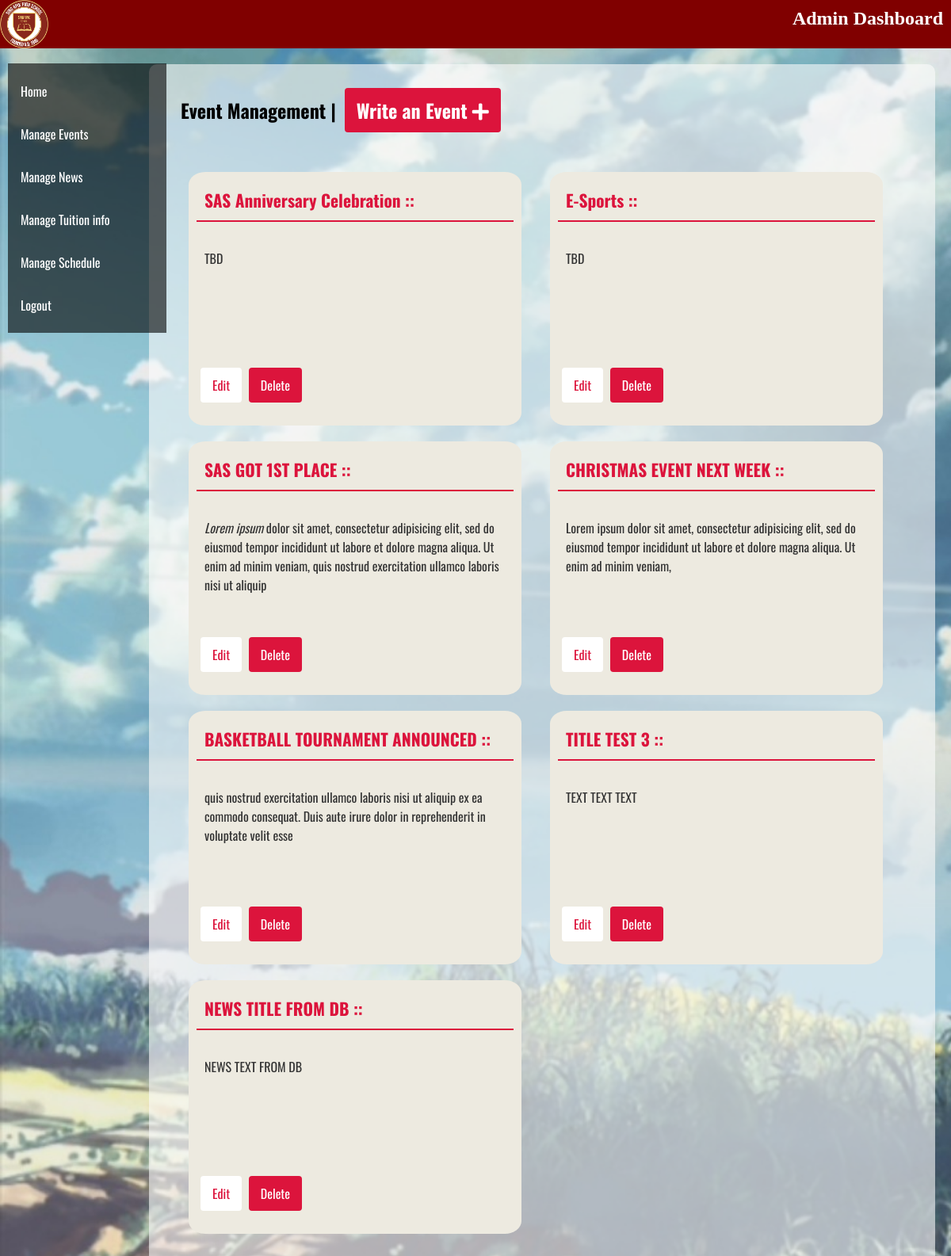
The app's page /index.php/admin/events with its own data.
### tables this page shows
CREATE TABLE `event` (
  `event_id` int(11) NOT NULL,
  `event_title` varchar(200) NOT NULL,
  `event_text` text NOT NULL,
  `event_date` date NOT NULL,
  `event_slug` varchar(200) NOT NULL
);

### application/controllers/Admin.php (called while the page is built, shortened)
<?php
class Admin extends CI_Controller {
	function __construct(){
        $this->load->model('m_login');
        $this->load->model('events');
        $this->load->model('tuition');
        $this->load->model('schedule');
        $this->load->model('news');
        $this->load->helper('text');
        $this->load->library('upload');
    }
    public function events(){
        $data=array('res'=>$this->events->get_all_event());
        $this->load->view('template_admin/head');
        $this->load->view('template_admin/header');
        $this->load->view('template_admin/navigation');
        $this->load->view('pages_admin/events',$data);
        $this->load->view('template_admin/footer');
    }
}

### index.php (called while the page is built, shortened)
<?php
require_once BASEPATH.'core/CodeIgniter.php';

### application/models/Events.php (called while the page is built, shortened)
<?php
class Events extends CI_Model{
    function get_all_event(){
        $hsl=$this->db->query("SELECT * FROM event ORDER BY event_id DESC");
        return $hsl;
    }
}
?>

### application/views/pages_admin/events.php (the view)
<div class="main">
	<h2 style="margin-bottom: 50px;" class="oswalds">Event Management | <a style="background-color: crimson; color: white;" class="mg-button"  href="<?php echo base_url() ?>admin/write_event">  Write an Event <i class="fas fa-plus"></i></a></h2>
    <div class="wrapper">
	    <div class="grid-container">
            <?php
            function word_limit($string, $word_limit){
                    $words = explode(" ",$string);
                    return implode(" ",array_splice($words,0,$word_limit));
                    }
            foreach ($res->result() as $post) :
            ?>
                <div class="grid-item">
                    <div class="cage-evt">
                        <h3 class="cage-evt-title"><?php echo word_limit($post->event_title,6);?> ::</h3><br>
                        <div class="cage-evt-desc">
                            <?php echo word_limit($post->event_text,32);?><br>
                        </div>
                        <div class="mg-button-container">
                            <a style="background-color: white; color: crimson;" class="mg-button" href="<?php  echo base_url("admin/edit_event/").$post->event_id;?>">Edit</a>
                            <a style="background-color: crimson; color: white;" class="mg-button" href="<?php  echo base_url("admin/delete_event/").$post->event_id;?>">Delete</a>
                        </div>
                    </div>
                </div>
            <?php endforeach;?>
        </div>
    </div>
</div>

### application/views/template_admin/head.php (shortened to what this page needs)
<html>
<head>
	<link rel="stylesheet" type="text/css" href="<?php echo base_url();?>assets/css/admin_main.css" media="all"/>
	<link rel="stylesheet" type="text/css" href="<?php echo base_url();?>assets/css/admin_2_main.css" media="all"/>
	<link rel="stylesheet" href="https://use.fontawesome.com/releases/v5.5.0/css/all.css">
</head>

### application/views/template_admin/header.php
<section class="header">
	<a href="<?php echo base_url('admin') ?>"><img style="max-height: 61px; margin-right: 30px;" src="<?php echo base_url();?>assets/img/logos/sas.png"></a>
	<h1 style="float: right;">Admin Dashboard</h1>
	</section>

### application/views/template_admin/navigation.php
<div class="middle-container">
        <nav class="nav">
            <ul class="nav-menu">
                <li><a href="<?php echo base_url('admin') ?>" class="nav-items">Home</a></li>
                <li><a href="<?php echo base_url('admin/events') ?>" class="nav-items">Manage Events</a></li>
                <li><a href="<?php echo base_url('admin/news') ?>" class="nav-items">Manage News</a></li>
                <li><a href="<?php echo base_url('admin/edit_fee') ?>" class="nav-items">Manage Tuition info</a></li>
                <li><a href="<?php echo base_url('admin/edit_schedule') ?>" class="nav-items">Manage Schedule</a></li>
                <li><a href="<?php echo base_url('admin/logout') ?>" class="nav-items">Logout</a></li>
            </ul>
        </nav>

### application/views/template_admin/footer.php (shortened to what this page needs)
</body>
</html>

### assets/css/admin_main.css (style rules this page uses)
* { margin: 0; padding: 0; }
.header { display: block; background-color: maroon; }
.header h1, h4 { padding: 10px; color: white; }
nav ul { list-style-type: none; }
nav ul li a { text-decoration: none; }
.nav { font-family: Oswald; width: 200px; overflow: auto; float: left; position: fixed; z-index: 1; top: 80px; left: 10px; background-color: rgb(0,0,0,0.6); overflow-x: hidden; padding: 8px 0; }
.nav a { padding: 15px 8px 15px 16px; text-decoration: none; color: white; display: block; }
.main { margin-left: 140px; padding: 0px 10px; }
.main { background-color: rgb(252,252,252,0.6); float: right; width: 76%; border: none; border-radius: 10px; padding: 40px; margin: 20px; }

### assets/css/admin_2_main.css (style rules this page uses)
* { padding: 0; margin: 0 }
.oswalds { font-family: Oswald; }
.grid-container { display: grid; grid-template-columns: auto auto; padding-bottom: 150px; text-align: center; }
.grid-item { text-align: center; }
.cage-evt { font-family: Oswald; background-color: #EDEAE0; border: none; border-radius: 5%; padding:10px; margin:10px; width:400px; height:300px; min-height: 300px; max-height: 300px; overflow: hidden; text-align: left; }
.cage-evt .cage-evt-title { text-align: left; padding: 10px; border-bottom: 2px solid crimson; font-size:16pt; color: crimson; font-style: normal; }
.cage-evt .cage-evt-desc { display:block; min-height: 150px; padding:10px; font-size:12pt; color:#333; font-style: normal; }
.mg-button { text-decoration: none; margin-left: 5px; padding: 10px 15px; border: none; border-radius: 4px; cursor: pointer; }

### records on screen
event: event_title "SAS Anniversary Celebration", event_text "TBD"
event: event_title "E-Sports", event_text "TBD"
event: event_title "SAS GOT 1ST PLACE", event_text "Lorem ipsum dolor sit amet, consectetur adipisicing elit, sed do eiusmod tempor incididunt ut labore et dolore magna aliqua. Ut enim ad minim veniam, quis nostrud exercitation ullamco laboris nisi ut aliquip"
event: event_title "CHRISTMAS EVENT NEXT WEEK", event_text "Lorem ipsum dolor sit amet, consectetur adipisicing elit, sed do eiusmod tempor incididunt ut labore et dolore magna aliqua. Ut enim ad minim veniam,"
event: event_title "BASKETBALL TOURNAMENT ANNOUNCED", event_text "quis nostrud exercitation ullamco laboris nisi ut aliquip ex ea commodo consequat. Duis aute irure dolor in reprehenderit in voluptate velit esse"
event: event_title "TITLE TEST 3", event_text "TEXT TEXT TEXT"
event: event_title "NEWS TITLE FROM DB", event_text "NEWS TEXT FROM DB"
